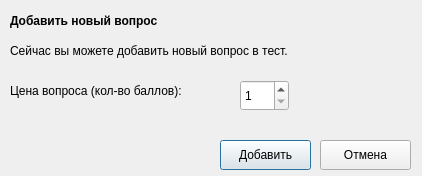
<?xml version="1.0" encoding="UTF-8"?>
<ui version="4.0">
 <class>NewQuestionDialog</class>
 <widget class="QDialog" name="NewQuestionDialog">
  <property name="geometry">
   <rect>
    <x>0</x>
    <y>0</y>
    <width>422</width>
    <height>176</height>
   </rect>
  </property>
  <property name="windowTitle">
   <string>Dialog</string>
  </property>
  <widget class="QLabel" name="label">
   <property name="geometry">
    <rect>
     <x>10</x>
     <y>10</y>
     <width>431</width>
     <height>22</height>
    </rect>
   </property>
   <property name="font">
    <font>
     <weight>75</weight>
     <bold>true</bold>
    </font>
   </property>
   <property name="text">
    <string>Добавить новый вопрос</string>
   </property>
  </widget>
  <widget class="QLabel" name="label_2">
   <property name="geometry">
    <rect>
     <x>10</x>
     <y>40</y>
     <width>441</width>
     <height>22</height>
    </rect>
   </property>
   <property name="text">
    <string>Сейчас вы можете добавить новый вопрос в тест.</string>
   </property>
  </widget>
  <widget class="QLabel" name="label_3">
   <property name="geometry">
    <rect>
     <x>10</x>
     <y>80</y>
     <width>231</width>
     <height>22</height>
    </rect>
   </property>
   <property name="text">
    <string>Цена вопроса (кол-во баллов):</string>
   </property>
  </widget>
  <widget class="QSpinBox" name="spinBox">
   <property name="geometry">
    <rect>
     <x>240</x>
     <y>80</y>
     <width>49</width>
     <height>31</height>
    </rect>
   </property>
   <property name="minimum">
    <number>1</number>
   </property>
   <property name="maximum">
    <number>10</number>
   </property>
   <property name="value">
    <number>1</number>
   </property>
  </widget>
  <widget class="QPushButton" name="pushButton">
   <property name="geometry">
    <rect>
     <x>220</x>
     <y>140</y>
     <width>91</width>
     <height>30</height>
    </rect>
   </property>
   <property name="text">
    <string>Добавить</string>
   </property>
  </widget>
  <widget class="QPushButton" name="pushButton_2">
   <property name="geometry">
    <rect>
     <x>320</x>
     <y>140</y>
     <width>91</width>
     <height>30</height>
    </rect>
   </property>
   <property name="text">
    <string>Отмена</string>
   </property>
  </widget>
 </widget>
 <resources/>
 <connections/>
</ui>
